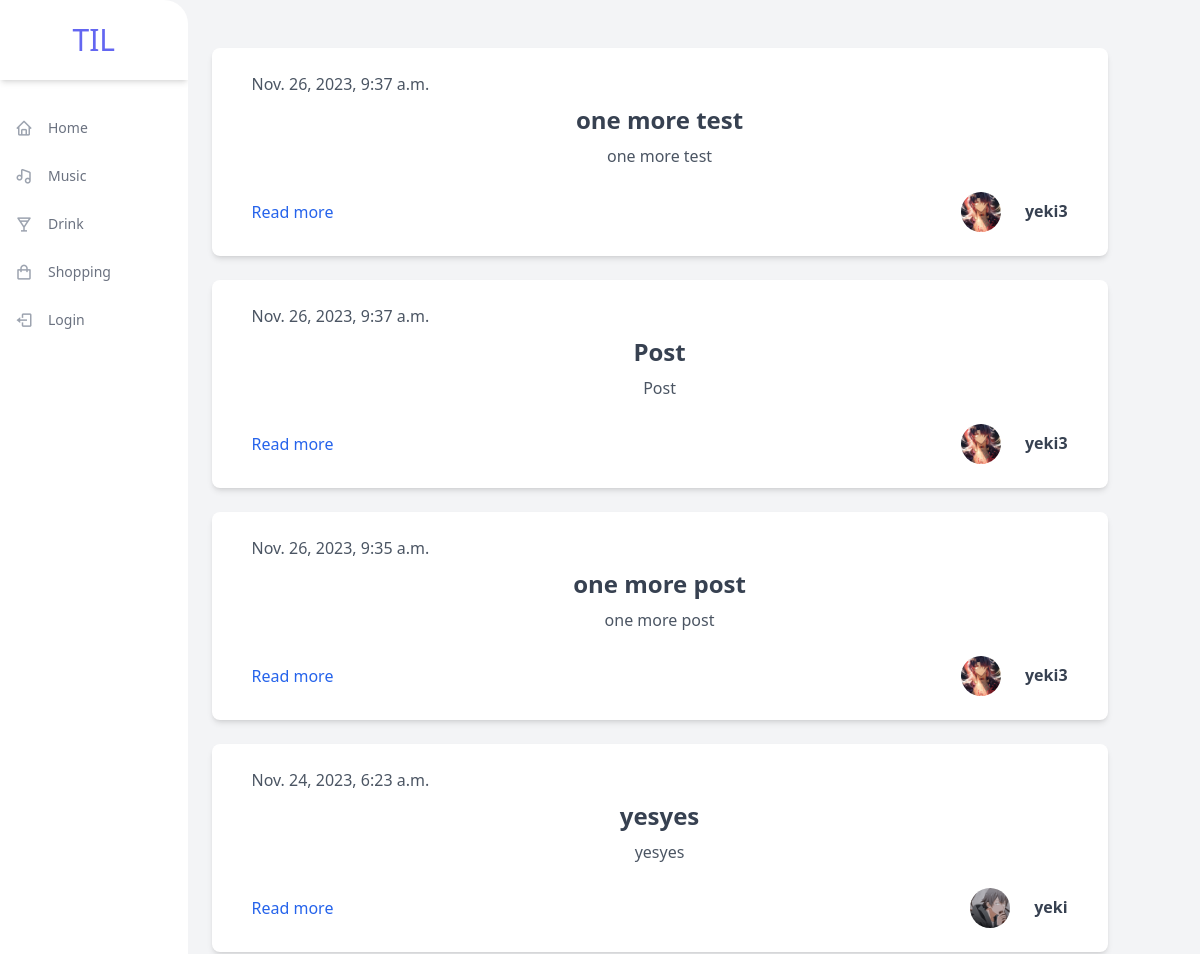
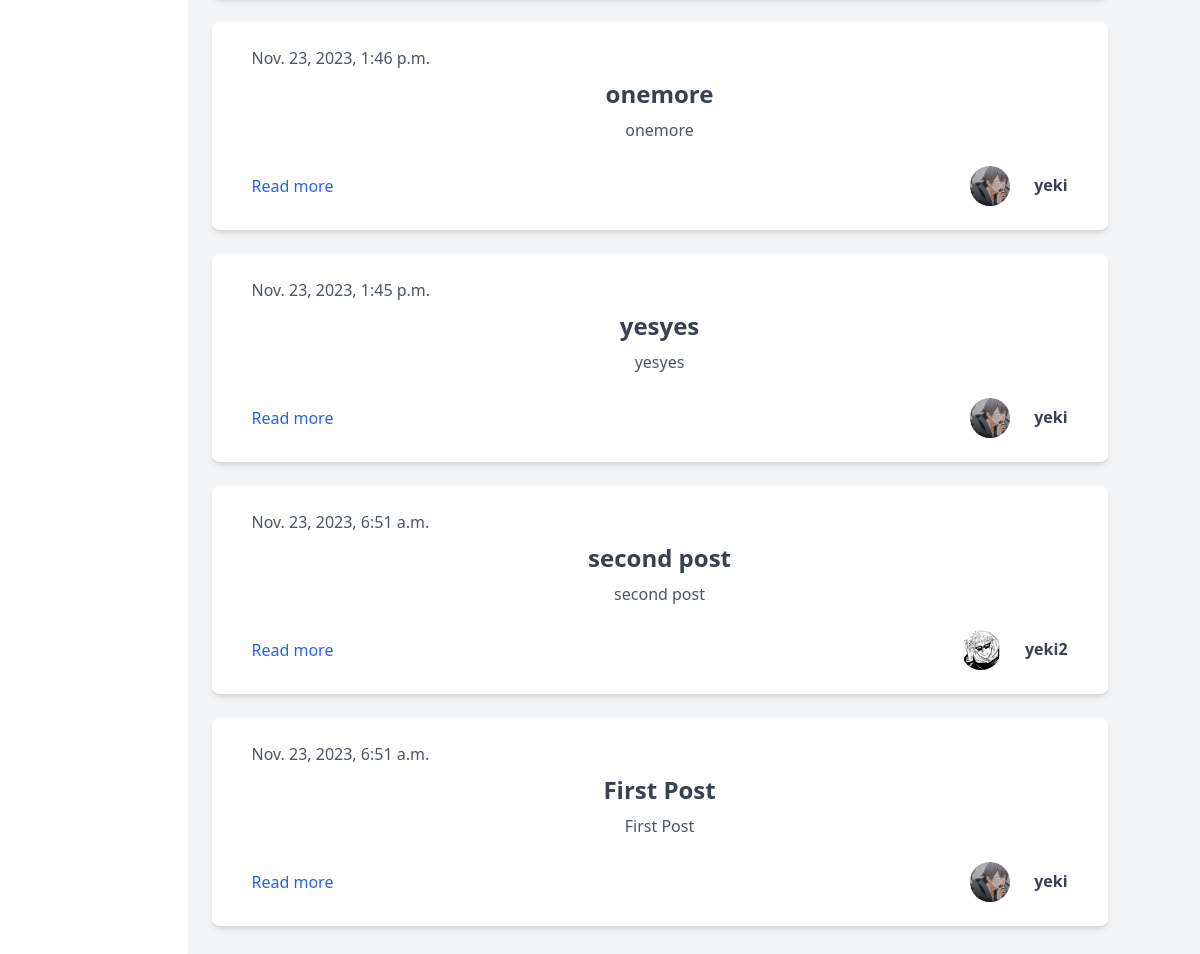
The page / on the database its author committed (2 pictures, top to bottom).
### feed/models.py (models this page shows, shortened)
class Post(models.Model):
    text = models.CharField(max_length=250)
    date = models.DateTimeField(auto_now=True)
    author = models.ForeignKey(
        User,
        on_delete=models.CASCADE,
    )

### feed/views.py (the view)
# urls.py: path("", views.HomePage.as_view(), name="index"),
class HomePage(TemplateView):
    http_method_names=["get"]
    template_name="feed/homepage.html"
    def dispatch(self, request, *args, **kwargs):
        self.request = request
        return super().dispatch(request, *args, **kwargs)
    def get_context_data(self,*args, **kwargs):
        context = super().get_context_data(*args, **kwargs)
        if self.request.user.is_authenticated:
            following= list(
                Follower.objects.filter(followed_by=self.request.user).values_list('following',flat=True)
                )
            if not following:
                posts=Post.objects.all().order_by('-id')[0:30]
            else:
                posts=Post.objects.filter(author__in=following).order_by('-id')[0:30]
        else:
            posts=Post.objects.all().order_by('-id')[0:30]
        context['posts']=posts
        return context

### feed/templates/feed/homepage.html (shortened to what this page needs)
{% extends "base.html" %}
{% block body %}
    <div id="posts-container" style="width:100%">
    {% for post in posts %}
    {% include "includes/post.html" with post=post show_detail_link=True %}
    {% endfor %}
</div>
{% endblock %}

### til/templates/base.html (shortened to what this page needs)
{% load static %}
<!DOCTYPE html>
<html lang="en">
<head>
    <link rel="stylesheet" href="https://unpkg.com/boxicons@2.0.7/css/boxicons.min.css" />
    <link href="https://cdn.jsdelivr.net/npm/bootstrap@5.3.2/dist/css/bootstrap.min.css" rel="stylesheet">
</head>
<body>
    <div class="min-h-screen flex flex-row bg-gray-100">
        <div class="flex flex-col w-56 bg-white rounded-r-3xl overflow-hidden">
          <div class="flex items-center justify-center h-20 shadow-md">
            <h1 class="text-3xl uppercase text-indigo-500">TIL</h1>
          </div>
          <ul class="flex flex-col py-4">
            <li>
              <a href="/" class="flex flex-row items-center h-12 transform hover:translate-x-2 transition-transform ease-in duration-200 text-gray-500 hover:text-gray-800">
                <span class="inline-flex items-center justify-center h-12 w-12 text-lg text-gray-400"><i class="bx bx-home"></i></span>
                <span class="text-sm font-medium">Home</span>
              </a>
            </li>
            <li>
              <a href="#" class="flex flex-row items-center h-12 transform hover:translate-x-2 transition-transform ease-in duration-200 text-gray-500 hover:text-gray-800">
                <span class="inline-flex items-center justify-center h-12 w-12 text-lg text-gray-400"><i class="bx bx-music"></i></span>
                <span class="text-sm font-medium">Music</span>
              </a>
            </li>
            <li>
              <a href="#" class="flex flex-row items-center h-12 transform hover:translate-x-2 transition-transform ease-in duration-200 text-gray-500 hover:text-gray-800">
                <span class="inline-flex items-center justify-center h-12 w-12 text-lg text-gray-400"><i class="bx bx-drink"></i></span>
                <span class="text-sm font-medium">Drink</span>
              </a>
            </li>
            <li>
              <a href="#" class="flex flex-row items-center h-12 transform hover:translate-x-2 transition-transform ease-in duration-200 text-gray-500 hover:text-gray-800">
                <span class="inline-flex items-center justify-center h-12 w-12 text-lg text-gray-400"><i class="bx bx-shopping-bag"></i></span>
                <span class="text-sm font-medium">Shopping</span>
              </a>
            </li>
            {% if request.user.is_authenticated %}
            <li>
              <a href="{% url 'feed:new_post' %}" class="flex flex-row items-center h-12 transform hover:translate-x-2 transition-transform ease-in duration-200 text-gray-500 hover:text-gray-800 js-toggle-modal">
                <span class="inline-flex items-center justify-center h-12 w-12 text-lg text-gray-400"><i class="bx bx-log-out"></i></span>
                <span class="text-sm font-medium">New Post</span>
              </a>
            </li>
            <li>
              <a href="{% url 'profiles:change_username' user.pk %}" class="flex flex-row items-center h-12 transform hover:translate-x-2 transition-transform ease-in duration-200 text-gray-500 hover:text-gray-800">
                <span class="inline-flex items-center justify-center h-12 w-12 text-lg text-gray-400"><i class="bx bx-chat"></i></span>
                <span class="text-sm font-medium">Account</span>
              </a>
            </li>
            <li>
              <a href="{% url 'account_logout' %}" class="flex flex-row items-center h-12 transform hover:translate-x-2 transition-transform ease-in duration-200 text-gray-500 hover:text-gray-800">
                <span class="inline-flex items-center justify-center h-12 w-12 text-lg text-gray-400"><i class="bx bx-log-out"></i></span>
                <span class="text-sm font-medium">Logout</span>
              </a>
            </li>
            {% else %}
            <li>
                <a href="{% url 'account_login' %}" class="flex flex-row items-center h-12 transform hover:translate-x-2 transition-transform ease-in duration-200 text-gray-500 hover:text-gray-800">
                  <span class="inline-flex items-center justify-center h-12 w-12 text-lg text-gray-400"><i class="bx bx-log-out"></i></span>
                  <span class="text-sm font-medium">Login</span>
                </a>
              </li>
            {% endif %}
          </ul>
        </div>
        <div class="p-4" style="display:flex; width:100%; align-items:center; text-align:center; justify-content:center;">
        {% block body %}{% endblock %}
      </div>
    </div>
    <script src="https://cdn.tailwindcss.com"></script>
  </body>
</html>

### til/templates/includes/post.html
{% load thumbnail%}
<div class="max-w-4xl px-10 my-4 py-6 bg-white rounded-lg shadow-md">
    <div class="flex justify-between items-center">
        <span class="font-light text-gray-600">{{post.date}}</span>
    </div>
    <div class="mt-2">
        <a class="text-2xl text-gray-700 font-bold hover:text-gray-600" href="{% url 'feed:detail' post.id %}">{{post.text}}</a>
        <p class="mt-2 text-gray-600">{{post.text}}</p>
    </div>
    <div class="flex justify-between items-center mt-4">
        {% if show_detail_link %}
        <a class="text-blue-600 hover:underline" href="{% url 'feed:detail' post.id %}">Read more</a>
        {% else %}
        <span>&nbsp;</span>
        {% endif %}
        <div>
            <a class="flex items-center" href="{% url 'profiles:detail' post.author.username %}">
                {% thumbnail post.author.profile.image "373x373" crop="center" as im %}
                <img class="mx-4 w-10 h-10 object-cover rounded-full hidden sm:block" src="{{im.url}}" alt="avatar">
                {% endthumbnail %}
                <h1 class="text-gray-700 font-bold">{{post.author.username}}</h1>
            </a>
        </div>
    </div>
</div>

### rows shown on the page
Post: date "Nov. 26, 2023, 9:37 a.m.", text "one more test", author.username "yeki3"
Post: date "Nov. 26, 2023, 9:37 a.m.", text "Post", author.username "yeki3"
Post: date "Nov. 26, 2023, 9:35 a.m.", text "one more post", author.username "yeki3"
Post: date "Nov. 24, 2023, 6:23 a.m.", text "yesyes", author.username "yeki"
Post: date "Nov. 23, 2023, 1:46 p.m.", text "onemore", author.username "yeki"
Post: date "Nov. 23, 2023, 1:45 p.m.", text "yesyes", author.username "yeki"
Post: date "Nov. 23, 2023, 6:51 a.m.", text "second post", shows a picture, author.username "yeki2"
Post: date "Nov. 23, 2023, 6:51 a.m.", text "First Post", author.username "yeki"
